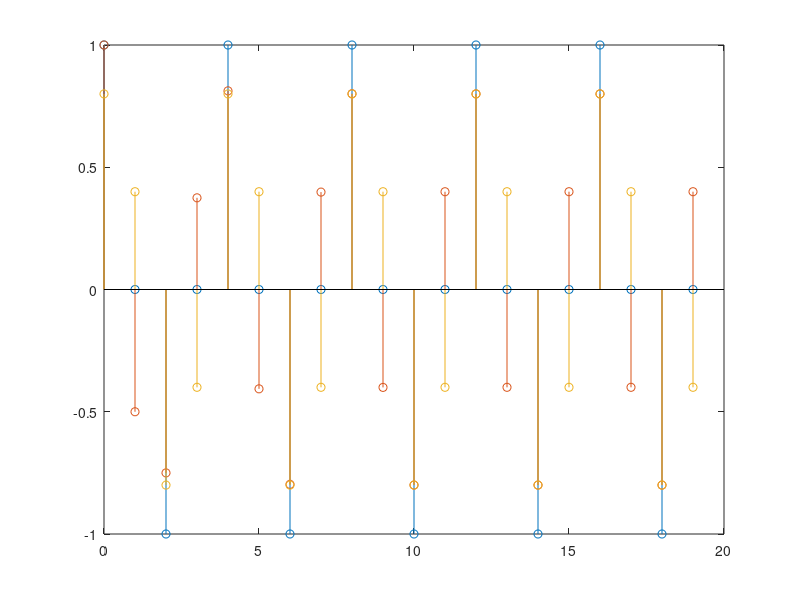

This chart was generated by the following MATLAB code: (Note: this script raises an error after producing the figure.)
b = 1;
a = [1, 0.5]
n = 0:19;
x = cos(n*pi/2)
y = filter(b,a,x)

figure

stem(n,x)
hold on
stem(n,y)


% theoritical expression
yt = 2/sqrt(5)*cos(n*pi/2 - atan(0.5))

stem(n,yt)

grid(gce, 'FontSize', fontsize )

xlabel('sample number, n')
ylabel('y(n)')
